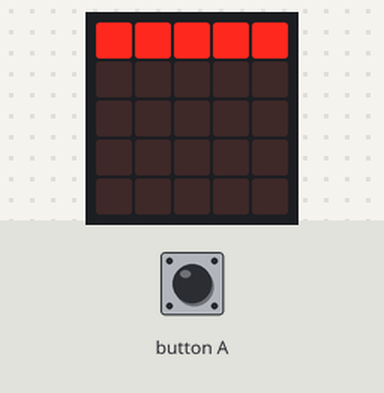
Simulated run of this program. Board: BBC micro:bit (MakeCode). Shown: the board's 5×5 LED display. The test bench sets the inputs (shaded band).

Above: at 1.2 s.
1.3 s: button A pressed for 0.15 s
At 1.9 s:
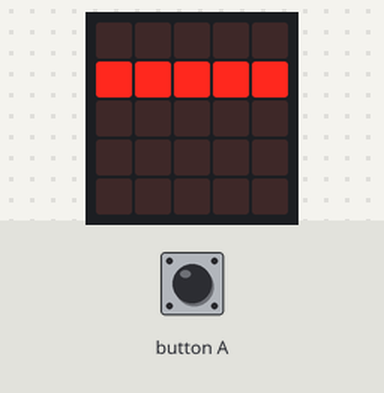
At 5.3 s:
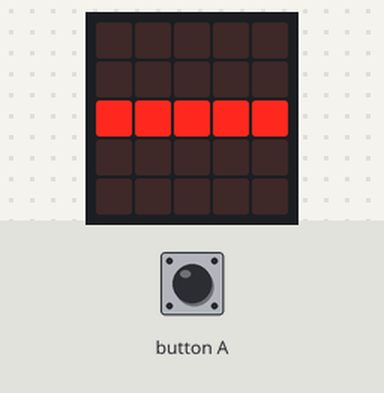
Timing chart, 0 to 6.8 s (numbered marks = the images above; inputs shaded):
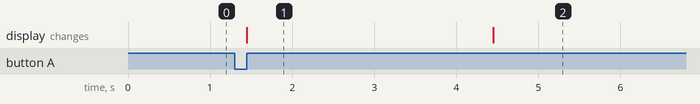

Measured:
- after the input at 1.3 s, the display: changes after 0.15 s (image 1)
- what the display in image 1 shows lasts 3.0 s, from 1.5 s to 4.5 s

The program:

main.ts
```typescript
let i: number;
let x = 0
let y = 0
let displej = 5
for (i = 0; i < displej; i++) {
    led.plot(x, y)
    x += 1
}
input.onButtonPressed(Button.A, function on_button_pressed_a() {

    while (true) {
        basic.clearScreen()
        y += 1
        for (let i = 0; i < displej; i++) {
            x += 1
            led.plot(x % 5, y % 5)
        }
        basic.pause(3000)
    }
})
```

test.ts
```typescript
// Tady jsou testy. Při použití tohoto balíčku jako rozšíření nebude zkompilováno.
```
